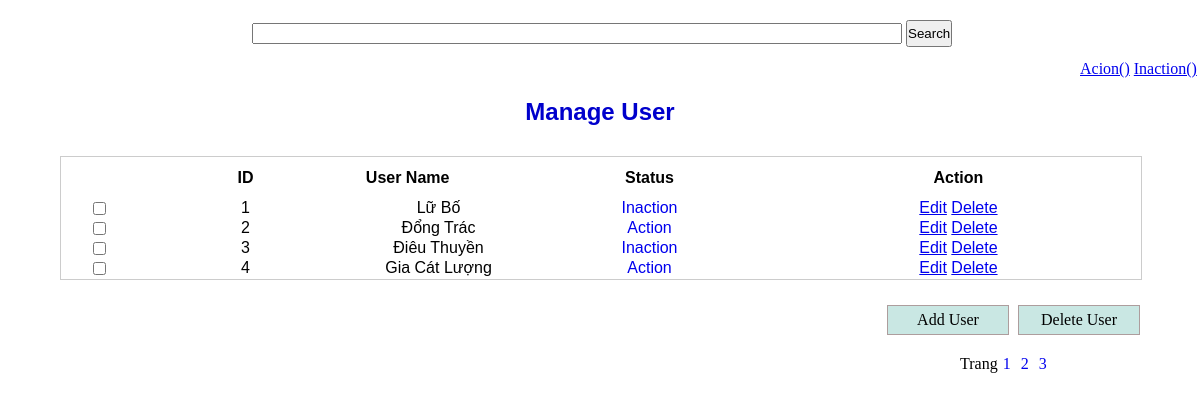
The app's page /index.php?page=2 with its own data.
### tables this page shows
CREATE TABLE `user` (
  `id` int(11) NOT NULL,
  `username` varchar(255) NOT NULL,
  `status_user` int(11) NOT NULL
);

### libs/database.php (called while the page is built, shortened)
<?php
Class Database{
   public $host   = DB_HOST;
   public $user   = DB_USER;
   public $pass   = DB_PASS;
   public $dbname = DB_NAME;
   public $link;
private function connectDB(){
   $this->link = new mysqli($this->host, $this->user, $this->pass,
    $this->dbname);
 }
public function select($query){
  $result = $this->link->query($query) or
   die($this->link->error.__LINE__);
  if($result->num_rows > 0){
    return $result;
  } else {
    return false;
  }
 }
}

### index.php (called while the page is built, shortened)
<?php
	require_once 'html/search.php' ;
	require_once 'html/actionCount.php' ;
	require_once 'html/head.php'   ;
	require_once 'html/content.php' ;
?>

### html/list.php (the view, shortened to what this page needs)
<?php
    require_once './classes/userModel.php';
    $get_listItems = new userModel() ;
    $params = $_GET['search'] ;
    if (isset($_GET['page'])) {
        $page = $_GET['page'];
    } else {
        $page = 1;
    }
    $show_listItems = $get_listItems->listItems($params,$page);
    if($show_listItems)
    {
        $i = 0;
        while($result = $show_listItems->fetch_assoc())
        {
            $i++ ;
            $id = $result['id'];
            $name = $result['username'];
            $status = $result['status_user'];
        ?>
            <tbody>
                <td style="width:2%"  class="no"><input type="checkbox" name="checkbox[]" value="<?php echo $id ;?>" /></td>
                <td><?php echo $i ;?></td>
                <td><?php echo $name ;?></td>
                <td>
                    <?php
                        if($status == '0')
                        {
                            echo '<a style="text-decoration:none;" href="?id='.$id.'&status='.$status.'">Inaction</a>' ;
                        }
                        else
                        {
                            echo '<a style="text-decoration:none;" href="?id='.$id.'&status='.$status.'">Action</a>' ;
                        }
                    ?>
                </td>
                    <td><a href="form.php?editid=<?php echo $id ?>">Edit</a> <a href="delete.php?id=<?php echo $id ?>" onclick="return confirm('Bạn có chắc chắn muốn xóa không ?') ;" >Delete</a></td>
                <?php
                        }
                    }
                ?>
    	</table>
	    </div>
	    </form>
        </div>

### css/style.css (style rules this page uses)
* { margin: 0px; padding: 0px; }
#wrapper .list .row .no { width: 5%; text-align: center; }

### html/head.php (style rules this page uses)
td { text-align: center; }

### records on screen
user: username "Lữ Bố"
user: username "Đổng Trác"
user: username "Điêu Thuyền"
user: username "Gia Cát Lượng"
